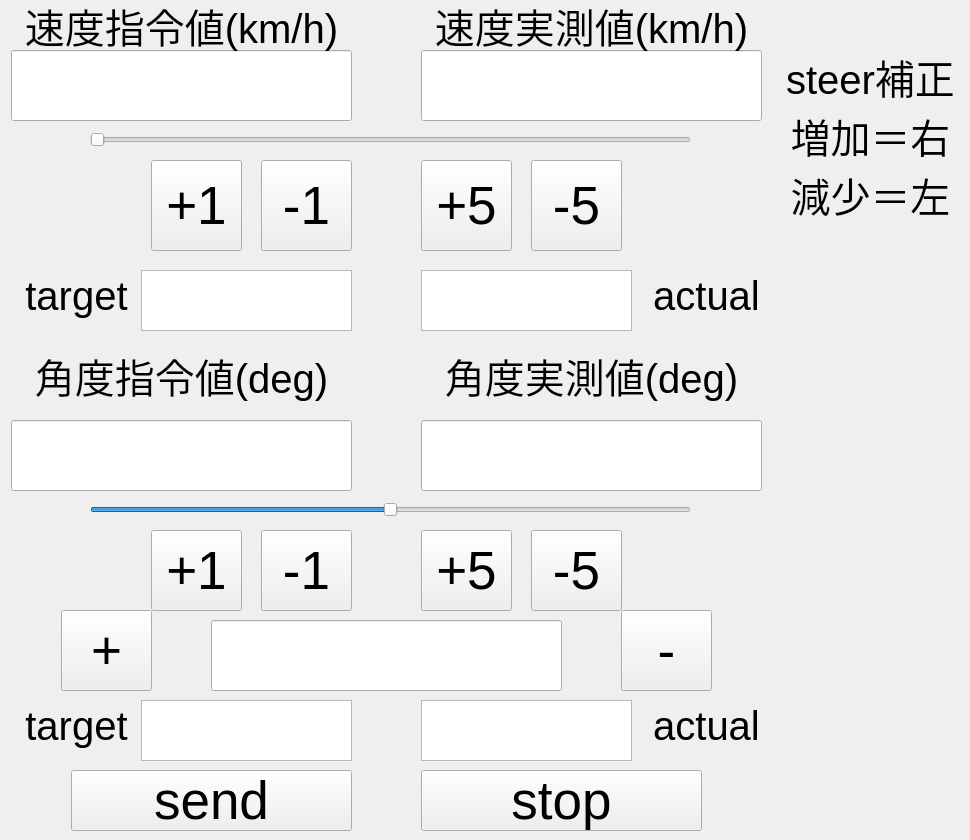
    <widget class="QWidget" name="tab_5">
     <attribute name="title">
      <string>指定速度入力</string>
     </attribute>
     <widget class="QLineEdit" name="li5_can_send_velocity_">
      <property name="geometry">
       <rect>
        <x>11</x>
        <y>50</y>
        <width>341</width>
        <height>71</height>
       </rect>
      </property>
      <property name="font">
       <font>
        <pointsize>40</pointsize>
       </font>
      </property>
      <property name="alignment">
       <set>Qt::AlignCenter</set>
      </property>
     </widget>
     <widget class="QPushButton" name="bt5_can_send">
      <property name="geometry">
       <rect>
        <x>71</x>
        <y>770</y>
        <width>281</width>
        <height>61</height>
       </rect>
      </property>
      <property name="font">
       <font>
        <pointsize>40</pointsize>
       </font>
      </property>
      <property name="text">
       <string>send</string>
      </property>
     </widget>
     <widget class="QPushButton" name="bt5_can_stop">
      <property name="geometry">
       <rect>
        <x>421</x>
        <y>770</y>
        <width>281</width>
        <height>61</height>
       </rect>
      </property>
      <property name="font">
       <font>
        <pointsize>40</pointsize>
       </font>
      </property>
      <property name="text">
       <string>stop</string>
      </property>
     </widget>
     <widget class="QPushButton" name="bt5_velocity_plus1">
      <property name="geometry">
       <rect>
        <x>151</x>
        <y>160</y>
        <width>91</width>
        <height>91</height>
       </rect>
      </property>
      <property name="font">
       <font>
        <pointsize>40</pointsize>
       </font>
      </property>
      <property name="text">
       <string>+1</string>
      </property>
     </widget>
     <widget class="QPushButton" name="bt5_velocity_minus1">
      <property name="geometry">
       <rect>
        <x>261</x>
        <y>160</y>
        <width>91</width>
        <height>91</height>
       </rect>
      </property>
      <property name="font">
       <font>
        <pointsize>40</pointsize>
       </font>
      </property>
      <property name="text">
       <string>-1</string>
      </property>
     </widget>
     <widget class="QPushButton" name="bt5_velocity_plus5">
      <property name="geometry">
       <rect>
        <x>421</x>
        <y>160</y>
        <width>91</width>
        <height>91</height>
       </rect>
      </property>
      <property name="font">
       <font>
        <pointsize>40</pointsize>
       </font>
      </property>
      <property name="text">
       <string>+5</string>
      </property>
     </widget>
     <widget class="QPushButton" name="bt5_velocity_minus5">
      <property name="geometry">
       <rect>
        <x>531</x>
        <y>160</y>
        <width>91</width>
        <height>91</height>
       </rect>
      </property>
      <property name="font">
       <font>
        <pointsize>40</pointsize>
       </font>
      </property>
      <property name="text">
       <string>-5</string>
      </property>
     </widget>
     <widget class="QSlider" name="slider_can_send_velocity">
      <property name="geometry">
       <rect>
        <x>90</x>
        <y>130</y>
        <width>601</width>
        <height>20</height>
       </rect>
      </property>
      <property name="maximum">
       <number>60</number>
      </property>
      <property name="orientation">
       <enum>Qt::Horizontal</enum>
      </property>
     </widget>
     <widget class="QLabel" name="lb5_can_send_velocity">
      <property name="geometry">
       <rect>
        <x>11</x>
        <y>-10</y>
        <width>341</width>
        <height>71</height>
       </rect>
      </property>
      <property name="font">
       <font>
        <pointsize>30</pointsize>
       </font>
      </property>
      <property name="text">
       <string>速度指令値(km/h)</string>
      </property>
      <property name="scaledContents">
       <bool>false</bool>
      </property>
      <property name="alignment">
       <set>Qt::AlignCenter</set>
      </property>
     </widget>
     <widget class="QLineEdit" name="li5_can_velocity">
      <property name="geometry">
       <rect>
        <x>421</x>
        <y>50</y>
        <width>341</width>
        <height>71</height>
       </rect>
      </property>
      <property name="font">
       <font>
        <pointsize>40</pointsize>
       </font>
      </property>
      <property name="alignment">
       <set>Qt::AlignCenter</set>
      </property>
      <property name="readOnly">
       <bool>true</bool>
      </property>
     </widget>
     <widget class="QLabel" name="lb5_can_velocity">
      <property name="geometry">
       <rect>
        <x>421</x>
        <y>-10</y>
        <width>341</width>
        <height>71</height>
       </rect>
      </property>
      <property name="font">
       <font>
        <pointsize>30</pointsize>
       </font>
      </property>
      <property name="text">
       <string>速度実測値(km/h)</string>
      </property>
      <property name="scaledContents">
       <bool>false</bool>
      </property>
      <property name="alignment">
       <set>Qt::AlignCenter</set>
      </property>
     </widget>
     <widget class="QPushButton" name="bt5_deg_plus5">
      <property name="geometry">
       <rect>
        <x>421</x>
        <y>530</y>
        <width>91</width>
        <height>81</height>
       </rect>
      </property>
      <property name="font">
       <font>
        <pointsize>40</pointsize>
       </font>
      </property>
      <property name="text">
       <string>+5</string>
      </property>
     </widget>
     <widget class="QLineEdit" name="li5_can_send_deg">
      <property name="geometry">
       <rect>
        <x>11</x>
        <y>420</y>
        <width>341</width>
        <height>71</height>
       </rect>
      </property>
      <property name="font">
       <font>
        <pointsize>30</pointsize>
       </font>
      </property>
      <property name="alignment">
       <set>Qt::AlignCenter</set>
      </property>
     </widget>
     <widget class="QLineEdit" name="li5_can_deg">
      <property name="geometry">
       <rect>
        <x>421</x>
        <y>420</y>
        <width>341</width>
        <height>71</height>
       </rect>
      </property>
      <property name="font">
       <font>
        <pointsize>30</pointsize>
       </font>
      </property>
      <property name="alignment">
       <set>Qt::AlignCenter</set>
      </property>
      <property name="readOnly">
       <bool>true</bool>
      </property>
     </widget>
     <widget class="QPushButton" name="bt5_deg_plus1">
      <property name="geometry">
       <rect>
        <x>151</x>
        <y>530</y>
        <width>91</width>
        <height>81</height>
       </rect>
      </property>
      <property name="font">
       <font>
        <pointsize>40</pointsize>
       </font>
      </property>
      <property name="text">
       <string>+1</string>
      </property>
     </widget>
     <widget class="QPushButton" name="bt5_deg_minus5">
      <property name="geometry">
       <rect>
        <x>531</x>
        <y>530</y>
        <width>91</width>
        <height>81</height>
       </rect>
      </property>
      <property name="font">
       <font>
        <pointsize>40</pointsize>
       </font>
      </property>
      <property name="text">
       <string>-5</string>
      </property>
     </widget>
     <widget class="QSlider" name="slider_can_send_deg">
      <property name="geometry">
       <rect>
        <x>90</x>
        <y>500</y>
        <width>601</width>
        <height>20</height>
       </rect>
      </property>
      <property name="minimum">
       <number>-40</number>
      </property>
      <property name="maximum">
       <number>40</number>
      </property>
      <property name="orientation">
       <enum>Qt::Horizontal</enum>
      </property>
     </widget>
     <widget class="QLabel" name="lb5_can_send_deg">
      <property name="geometry">
       <rect>
        <x>11</x>
        <y>340</y>
        <width>341</width>
        <height>71</height>
       </rect>
      </property>
      <property name="font">
       <font>
        <pointsize>30</pointsize>
       </font>
      </property>
      <property name="text">
       <string>角度指令値(deg)</string>
      </property>
      <property name="scaledContents">
       <bool>false</bool>
      </property>
      <property name="alignment">
       <set>Qt::AlignCenter</set>
      </property>
     </widget>
     <widget class="QPushButton" name="bt5_deg_minus1">
      <property name="geometry">
       <rect>
        <x>261</x>
        <y>530</y>
        <width>91</width>
        <height>81</height>
       </rect>
      </property>
      <property name="font">
       <font>
        <pointsize>40</pointsize>
       </font>
      </property>
      <property name="text">
       <string>-1</string>
      </property>
     </widget>
     <widget class="QLabel" name="lb5_can_deg">
      <property name="geometry">
       <rect>
        <x>421</x>
        <y>340</y>
        <width>341</width>
        <height>71</height>
       </rect>
      </property>
      <property name="font">
       <font>
        <pointsize>30</pointsize>
       </font>
      </property>
      <property name="text">
       <string>角度実測値(deg)</string>
      </property>
      <property name="scaledContents">
       <bool>false</bool>
      </property>
      <property name="alignment">
       <set>Qt::AlignCenter</set>
      </property>
     </widget>
     <widget class="QTextEdit" name="tx5_drive_stroke_target">
      <property name="geometry">
       <rect>
        <x>141</x>
        <y>270</y>
        <width>211</width>
        <height>61</height>
       </rect>
      </property>
      <property name="font">
       <font>
        <pointsize>30</pointsize>
       </font>
      </property>
      <property name="autoFillBackground">
       <bool>true</bool>
      </property>
      <property name="lineWidth">
       <number>0</number>
      </property>
      <property name="verticalScrollBarPolicy">
       <enum>Qt::ScrollBarAlwaysOff</enum>
      </property>
      <property name="horizontalScrollBarPolicy">
       <enum>Qt::ScrollBarAlwaysOff</enum>
      </property>
      <property name="readOnly">
       <bool>true</bool>
      </property>
      <property name="textInteractionFlags">
       <set>Qt::TextSelectableByMouse</set>
      </property>
     </widget>
     <widget class="QTextEdit" name="tx5_drive_stroke_actual">
      <property name="geometry">
       <rect>
        <x>421</x>
        <y>270</y>
        <width>211</width>
        <height>61</height>
       </rect>
      </property>
      <property name="font">
       <font>
        <pointsize>30</pointsize>
       </font>
      </property>
      <property name="autoFillBackground">
       <bool>true</bool>
      </property>
      <property name="lineWidth">
       <number>0</number>
      </property>
      <property name="verticalScrollBarPolicy">
       <enum>Qt::ScrollBarAlwaysOff</enum>
      </property>
      <property name="horizontalScrollBarPolicy">
       <enum>Qt::ScrollBarAlwaysOff</enum>
      </property>
      <property name="readOnly">
       <bool>true</bool>
      </property>
      <property name="textInteractionFlags">
       <set>Qt::TextSelectableByMouse</set>
      </property>
     </widget>
     <widget class="QLabel" name="lb5_drive_target">
      <property name="geometry">
       <rect>
        <x>1</x>
        <y>260</y>
        <width>151</width>
        <height>71</height>
       </rect>
      </property>
      <property name="font">
       <font>
        <pointsize>30</pointsize>
       </font>
      </property>
      <property name="text">
       <string>target</string>
      </property>
      <property name="scaledContents">
       <bool>false</bool>
      </property>
      <property name="alignment">
       <set>Qt::AlignCenter</set>
      </property>
     </widget>
     <widget class="QLabel" name="lb5_drive_actual">
      <property name="geometry">
       <rect>
        <x>631</x>
        <y>260</y>
        <width>151</width>
        <height>71</height>
       </rect>
      </property>
      <property name="font">
       <font>
        <pointsize>30</pointsize>
       </font>
      </property>
      <property name="text">
       <string>actual</string>
      </property>
      <property name="scaledContents">
       <bool>false</bool>
      </property>
      <property name="alignment">
       <set>Qt::AlignCenter</set>
      </property>
     </widget>
     <widget class="QTextEdit" name="tx5_steer_actual">
      <property name="geometry">
       <rect>
        <x>421</x>
        <y>700</y>
        <width>211</width>
        <height>61</height>
       </rect>
      </property>
      <property name="font">
       <font>
        <pointsize>30</pointsize>
       </font>
      </property>
      <property name="autoFillBackground">
       <bool>true</bool>
      </property>
      <property name="lineWidth">
       <number>0</number>
      </property>
      <property name="verticalScrollBarPolicy">
       <enum>Qt::ScrollBarAlwaysOff</enum>
      </property>
      <property name="horizontalScrollBarPolicy">
       <enum>Qt::ScrollBarAlwaysOff</enum>
      </property>
      <property name="readOnly">
       <bool>true</bool>
      </property>
      <property name="textInteractionFlags">
       <set>Qt::TextSelectableByMouse</set>
      </property>
     </widget>
     <widget class="QLabel" name="lb5_steer_target">
      <property name="geometry">
       <rect>
        <x>1</x>
        <y>690</y>
        <width>151</width>
        <height>71</height>
       </rect>
      </property>
      <property name="font">
       <font>
        <pointsize>30</pointsize>
       </font>
      </property>
      <property name="text">
       <string>target</string>
      </property>
      <property name="scaledContents">
       <bool>false</bool>
      </property>
      <property name="alignment">
       <set>Qt::AlignCenter</set>
      </property>
     </widget>
     <widget class="QTextEdit" name="tx5_steer_target">
      <property name="geometry">
       <rect>
        <x>141</x>
        <y>700</y>
        <width>211</width>
        <height>61</height>
       </rect>
      </property>
      <property name="font">
       <font>
        <pointsize>30</pointsize>
       </font>
      </property>
      <property name="autoFillBackground">
       <bool>true</bool>
      </property>
      <property name="lineWidth">
       <number>0</number>
      </property>
      <property name="verticalScrollBarPolicy">
       <enum>Qt::ScrollBarAlwaysOff</enum>
      </property>
      <property name="horizontalScrollBarPolicy">
       <enum>Qt::ScrollBarAlwaysOff</enum>
      </property>
      <property name="readOnly">
       <bool>true</bool>
      </property>
      <property name="textInteractionFlags">
       <set>Qt::TextSelectableByMouse</set>
      </property>
     </widget>
     <widget class="QLabel" name="lb5_steer_actual">
      <property name="geometry">
       <rect>
        <x>631</x>
        <y>690</y>
        <width>151</width>
        <height>71</height>
       </rect>
      </property>
      <property name="font">
       <font>
        <pointsize>30</pointsize>
       </font>
      </property>
      <property name="text">
       <string>actual</string>
      </property>
      <property name="scaledContents">
       <bool>false</bool>
      </property>
      <property name="alignment">
       <set>Qt::AlignCenter</set>
      </property>
     </widget>
     <widget class="QLineEdit" name="li5_can_send_deg_any">
      <property name="geometry">
       <rect>
        <x>211</x>
        <y>620</y>
        <width>351</width>
        <height>71</height>
       </rect>
      </property>
      <property name="font">
       <font>
        <pointsize>30</pointsize>
       </font>
      </property>
      <property name="alignment">
       <set>Qt::AlignCenter</set>
      </property>
     </widget>
     <widget class="QPushButton" name="bt5_deg_plus_any">
      <property name="geometry">
       <rect>
        <x>61</x>
        <y>610</y>
        <width>91</width>
        <height>81</height>
       </rect>
      </property>
      <property name="font">
       <font>
        <pointsize>40</pointsize>
       </font>
      </property>
      <property name="text">
       <string>+</string>
      </property>
     </widget>
     <widget class="QPushButton" name="bt5_deg_minus_any">
      <property name="geometry">
       <rect>
        <x>621</x>
        <y>610</y>
        <width>91</width>
        <height>81</height>
       </rect>
      </property>
      <property name="font">
       <font>
        <pointsize>40</pointsize>
       </font>
      </property>
      <property name="text">
       <string>-</string>
      </property>
     </widget>
     <widget class="QLabel" name="lb5_steer_plus">
      <property name="geometry">
       <rect>
        <x>780</x>
        <y>50</y>
        <width>181</width>
        <height>171</height>
       </rect>
      </property>
      <property name="font">
       <font>
        <pointsize>30</pointsize>
       </font>
      </property>
      <property name="text">
       <string>steer補正
増加＝右
減少＝左</string>
      </property>
      <property name="scaledContents">
       <bool>false</bool>
      </property>
      <property name="alignment">
       <set>Qt::AlignCenter</set>
      </property>
     </widget>
    </widget>
